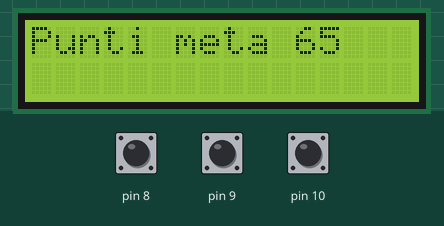
The sketch below on a simulated Arduino Uno, built with avr-gcc and run on an emulated ATmega328P. Shown: 16×2 character LCD. Inputs (shaded band) come from the test bench; at power-on: pin 8 HIGH, pin 9 HIGH, pin 10 HIGH. Random numbers use the default seed unless the sketch sets one.

Above: at 1.2 s.
1.3 s: pin 8 pulled LOW for 3.2 s
At 4.5 s:
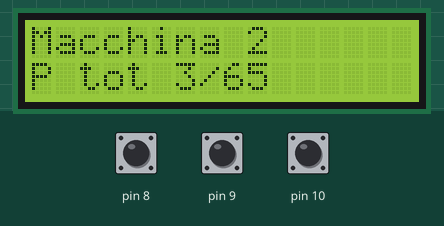
6.3 s: pin 9 pulled LOW for 3.2 s
At 7.7 s:
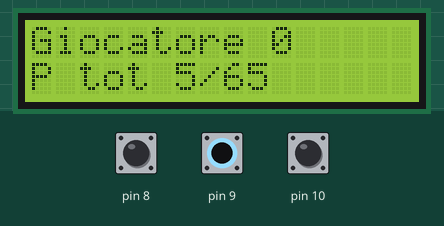
11.0 s: pin 10 pulled LOW for 3.2 s
At 15.4 s:
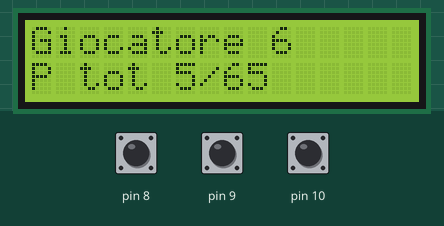
15.7 s: pin 8 pulled LOW for 0.15 s
At 16.1 s:
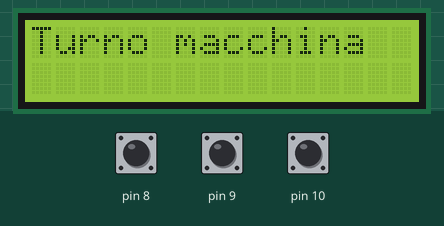
18.8 s: pin 8 pulled LOW for 1 s
At 19.5 s:
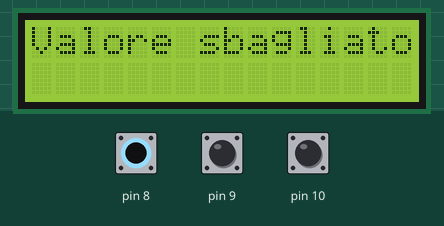
22.2 s: pin 9 pulled LOW for 0.15 s
At 23.4 s:
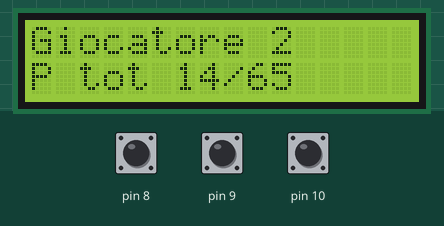
Timing chart, 0 to 24.8 s (numbered marks = the images above; inputs shaded):
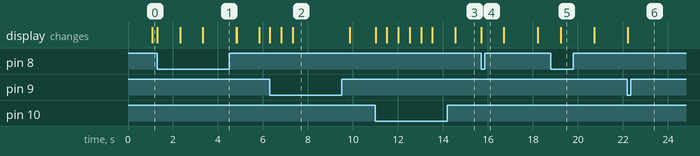

The sketch:

Prova_Angella_Game_Buttons.ino
```cpp
/*Il progetto era sviluppato da Toporivschi Ion, 4^BI, I.T.T. E. Barsanti nel scopo di un progetto di informatica, Angela Game.
  Questo e' la versione finita del progetto nel confine di versione LCD con 3 bottoni.
*/

#include <LiquidCrystal.h>
const int rs = 12, en = 11, d4 = 5, d5 = 4, d6 = 3, d7 = 2;
LiquidCrystal lcd(rs, en, d4, d5, d6, d7);
int puntiTotali; int puntiMeta; int puntiGiocatore; int puntiMacchina; bool controllo; int ultimoValore; int endgame;
int b1; int b2; int b3;
void setup() {
  // put your setup code here, to run once:
  Serial.begin(9600);
  lcd.begin(16, 2);
  pinMode(10, INPUT_PULLUP);
  pinMode(9, INPUT_PULLUP);
  pinMode(8, INPUT_PULLUP);
  b1 = 10; b2 = 9; b3 = 8;
  puntiTotali = 0; puntiMeta = 0; puntiGiocatore = 0; puntiMacchina = 0; controllo = false; ultimoValore = 0; endgame = 0;
  randomSeed(analogRead(0));
}

void loop() {
  // put your main code here, to run repeatedly:
  lcd.setCursor(0, 0);

  if (endgame == 3) {
    lcd.setCursor(0, 1);
    lcd.print("Clicca OK");
    while (digitalRead(8) == HIGH) {
      endgame = 0;
    }
    lcd.setCursor(0, 0); lcd.clear();
  }
  if (puntiMeta == 0 && endgame != 3) {
    lcd.clear();
    lcd.print("Dai punti meta");
    delay(1000);
    lcd.clear();
  }
  while (puntiMeta == 0 && endgame != 3) {
    InserisciMeta();
  }
  puntiGiocatore = 0; puntiMacchina = 0;
  if (endgame != 3) {
    TurnoGiocatore();
    AggiungiPunti(puntiGiocatore);
    ultimoValore = puntiGiocatore;
    controllo = false;
    CCV();
    GameEnded("Giocatore");
  }
  if (endgame != 3) {
    TurnoMacchina();
    AggiungiPunti(puntiMacchina);
    ultimoValore = puntiMacchina;
    controllo = false;
    CCV();
    GameEnded("Macchina");
  }
}


//region giocatore/macchina
void Controllo(bool cosa) { //uso un bool per controllare se dirigente e' una macchina o un giocatore
  if (cosa) {
    if (puntiGiocatore == 1 && ultimoValore != 1 && ultimoValore != 6) {
      controllo = true;
    }
    if (puntiGiocatore == 2 && ultimoValore != 2 && ultimoValore != 5) {
      controllo = true;
    }
    if (puntiGiocatore == 3 && ultimoValore != 3 && ultimoValore != 4) {
      controllo = true;
    }
    if (puntiGiocatore == 4 && ultimoValore != 3 && ultimoValore != 4) {
      controllo = true;
    }
    if (puntiGiocatore == 5 && ultimoValore != 2 && ultimoValore != 5) {
      controllo = true;
    }
    if (puntiGiocatore == 6 && ultimoValore != 1 && ultimoValore != 6) {
      controllo = true;
    }
  }
  else {
    if (puntiMacchina == 1 && ultimoValore != 1 && ultimoValore != 6) {
      controllo = true;
    }
    if (puntiMacchina == 2 && ultimoValore != 2 && ultimoValore != 5) {
      controllo = true;
    }
    if (puntiMacchina == 3 && ultimoValore != 3 && ultimoValore != 4) {
      controllo = true;
    }
    if (puntiMacchina == 4 && ultimoValore != 3 && ultimoValore != 4) {
      controllo = true;
    }
    if (puntiMacchina == 5 && ultimoValore != 2 && ultimoValore != 5) {
      controllo = true;
    }
    if (puntiMacchina == 6 && ultimoValore != 1 && ultimoValore != 6) {
      controllo = true;
    }
  }
}
void TurnoGiocatore() {
  lcd.clear();
  lcd.print("Turno giocatore");
  delay(1000);
  lcd.clear();
  while (!controllo) { //faccio un ciclo finche' le condizioni del metodo Controllo erano soddisfate
    puntiGiocatore = 3;
    lcd.print("Giocatore ");
    lcd.print(puntiGiocatore);
    ShowPuntiTotali(0);
    while (digitalRead(8) == HIGH) { //finche' la conferma era cliccata mi entra nel ciclo
      if (digitalRead(10) == LOW) {
        puntiGiocatore++;
        lcd.clear();
        lcd.print("Giocatore ");
        lcd.print(puntiGiocatore);
        ShowPuntiTotali(500);
      }
      if (digitalRead(9) == LOW) {
        puntiGiocatore--;
        lcd.clear();
        lcd.print("Giocatore ");
        lcd.print(puntiGiocatore);
        ShowPuntiTotali(500);
      }
      if (puntiGiocatore <= 0 || puntiGiocatore >= 7) { //serve come il controllo aggiuntivo se l'utente esce dallo sccopo del gioco
        if (puntiGiocatore <= 0) {
          puntiGiocatore++;
          lcd.clear();
          lcd.print("Giocatore ");
          lcd.print(puntiGiocatore);
          ShowPuntiTotali(0);
        }
        if (puntiGiocatore > 6) {
          puntiGiocatore--;
          lcd.clear();
          lcd.print("Giocatore ");
          lcd.print(puntiGiocatore);
          ShowPuntiTotali(0);
        }
      }
    }
    Controllo(true);
    if (controllo == false) {
      lcd.clear();
      lcd.print("Valore sbagliato");
      delay(1500);
      lcd.clear();
    }
  }
}
void TurnoMacchina() {
  lcd.clear();
  lcd.print("Turno macchina");
  delay(1000);
  while (!controllo) {
    puntiMacchina = random(1, 7);
    Controllo(false);
  }
  lcd.clear();
  lcd.print("Macchina ");
  lcd.print(puntiMacchina);
  ShowPuntiTotali(1500);
  lcd.clear();
}
void AggiungiPunti(int punti) {
  puntiTotali += punti;
}
void ShowPuntiTotali(int d){//mostro punti totali

    lcd.setCursor(0,1);
    lcd.print("P tot ");
    lcd.print(puntiTotali);
    lcd.print("/");
    lcd.print(puntiMeta);
    lcd.setCursor(0,0);
    delay(d);
}
//endregion giocatore/macchina
//region punti meta
void InserisciMeta() {
  puntiMeta = 65; //il medio tra 30 e 100
  lcd.clear();
  lcd.print("Punti meta ");
  lcd.print(puntiMeta);
  while (digitalRead(8) == HIGH) { //finche' e' stata cliccata la conferma
    if (digitalRead(10) == LOW) {
      puntiMeta++;
      lcd.clear();
      lcd.print("Punti meta ");
      lcd.print(puntiMeta);
      delay(500);
    }
    if (digitalRead(9) == LOW) {
      puntiMeta--;
      lcd.clear();
      lcd.print("Punti meta ");
      lcd.print(puntiMeta);
      delay(500);
    }
    if (puntiMeta < 30 || puntiMeta > 100) { //serve se l'utente esce dallo scopo del gioco
      if (puntiMeta < 30) {
        puntiMeta++;
        lcd.clear();
        lcd.print("Punti meta ");
        lcd.print(puntiMeta);
      }
      if (puntiMeta > 100) {
        puntiMeta--;
        lcd.clear();
        lcd.print("Punti meta ");
        lcd.print(puntiMeta);
      }
    }
  }
}
//endregion punti meta

//region endgame
void CCV() { //controllo condizioni di vincita
  if (puntiTotali == puntiMeta) {
    endgame = 1;
  }
  if (puntiTotali > puntiMeta) {
    endgame = 2;
  }
}
void GameEnded(String nome) {
  if (endgame != 0 && endgame != 3) {
    if (endgame == 1) {
      lcd.clear();
      lcd.print(nome);
      lcd.print(" vinto");
      delay(1000); //senza delay non funziona bene, si sparisce subito
    }
    else if (endgame ==  2) {
      lcd.clear();
      lcd.print(nome);
      lcd.print(" perso");
      delay(1000);
    }
    puntiMeta = 0; puntiTotali = 0; ultimoValore = 0; endgame = 3;
  }
}
//endregion endgame
```

Measured:
- after the input at 1.3 s, the display: first changes at once (image 1 shows a later state)
- after the input at 6.3 s, the display: first changes at once (image 2 shows a later state)
- after the input at 11.0 s, the display: first changes at once (image 3 shows a later state)
- after the input at 15.7 s, the display: changes at once (image 4)
- after the input at 22.2 s, the display: changes at once (image 6)
